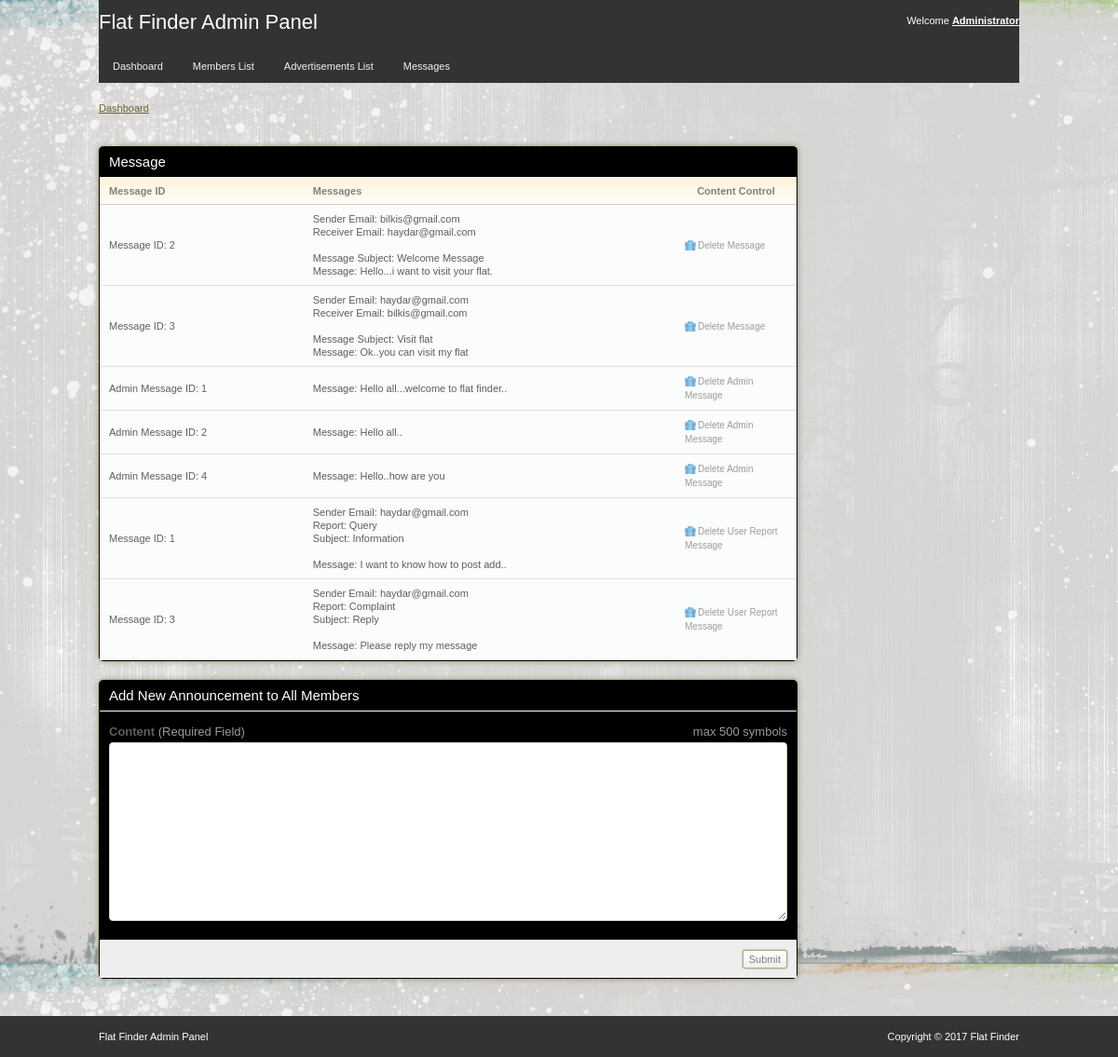
/AdminPanel/AdminMessage.php, run on the app's committed database.
### tables this page shows
CREATE TABLE `message` (
  `M_ID` int(10) NOT NULL,
  `RecEmail` varchar(30) NOT NULL,
  `Subject` varchar(200) NOT NULL,
  `Message` varchar(700) NOT NULL,
  `SenEmail` varchar(30) NOT NULL
);

CREATE TABLE `adminmsg` (
  `A_ID` int(10) NOT NULL,
  `Message` varchar(600) NOT NULL
);

CREATE TABLE `report` (
  `RA_ID` int(10) NOT NULL,
  `SenEmail` varchar(40) NOT NULL,
  `Report` varchar(20) NOT NULL,
  `Subject` varchar(100) NOT NULL,
  `Message` varchar(600) NOT NULL
);

### AdminPanel/AdminMessage.php (the view, shortened to what this page needs)
<?php
include_once("config.php");
$result1 = "SELECT *
    FROM message
    ORDER BY M_ID ASC";
$result1 = mysqli_query($conn, $result1);
$result2 = "SELECT *
    FROM adminmsg
    ORDER BY A_ID ASC";
$result2 = mysqli_query($conn, $result2);
$result3 = "SELECT *
    FROM report
    ORDER BY RA_ID ASC";
$result3 = mysqli_query($conn, $result3);
?>
<!DOCTYPE html>
<html>
<head>
	<link rel="stylesheet" href="css/style.css" type="text/css" media="all" />
</head>
<body>
<div id="header">
	<div class="shell">
		<div id="top">
			<h1><a href="#">Flat Finder Admin Panel</a></h1>
			<div id="top-navigation">
				Welcome <a href="admin.php"><strong>Administrator</strong></a>
			</div>
		</div>
		<div id="navigation">
			<ul>
			    <li><a href="admin.php"><span>Dashboard</span></a></li>
			    <li><a href="member.php"><span>Members List</span></a></li>
			    <li><a href="AdminAdvertise.php"><span>Advertisements List</span></a></li>
			    <li><a href="AdminMessage.php"><span>Messages</span></a></li>
			</ul>
		</div>
	</div>
</div>
<div id="container">
	<div class="shell">
		<div class="small-nav">
			<a href="admin.php">Dashboard</a>
		</div>
		<br />
		<div id="main">
			<div id="content">
				<div class="box">
					<div class="box-head">
						<h2 class="left">Message</h2>
					</div>
					<div class="table">
						<table width="100%" border="0" cellspacing="0" cellpadding="0">
							<tr>
								<th>Message ID</th>
								<th>Messages</th>
								<th width="110" class="ac">Content Control</th>
							</tr>
<?php
  while($res1 = mysqli_fetch_array($result1)) {
	echo "<tr>";
	echo "<td> Message ID:  ".$res1['M_ID']. "</td>";
	echo "<td>Sender Email: ".$res1['SenEmail']."</br>";
	echo "Receiver Email: ".$res1['RecEmail']."</br></br>";
	echo "Message Subject: ".$res1['Subject']."</br>";
    echo "Message: ".$res1['Message']."</td>";
    echo "<td><a href=\"deletemsg.php?id=$res1[M_ID]\"
					onClick=\"return confirm('Are you sure you want to delete this Message?')\" class='ico del'>Delete Message</a></td>";
	echo "</tr>";
    }
  while($res2 = mysqli_fetch_array($result2)) {
	echo "<tr>";
	echo "<td>Admin Message ID:  ".$res2['A_ID']. "</td>";
    echo "<td>Message: ".$res2['Message']."</td>";
    echo "<td><a href=\"deletemsgadmin.php?id=$res2[A_ID]\"
					onClick=\"return confirm('Are you sure you want to delete this Admin Message?')\" class='ico del'>Delete Admin Message</a></td>";
	echo "</tr>";
    }
  while($res3 = mysqli_fetch_array($result3)) {
	echo "<tr>";
	echo "<td> Message ID:  ".$res3['RA_ID']. "</td>";
	echo "<td>Sender Email: ".$res3['SenEmail']."</br>";
	echo "Report: ".$res3['Report']."</br>";
	echo "Subject: ".$res3['Subject']."</br><br>";
    echo "Message: ".$res3['Message']."</td>";
    echo "<td><a href=\"reportmsg.php?id=$res3[RA_ID]\"
					onClick=\"return confirm('Are you sure you want to delete this Message?')\" class='ico del'>Delete User Report Message</a></td>";
	echo "</tr>";
    }
?>
						</table>
					</div>
				</div>
				<div class="box">
					<div class="box-head">
						<h2>Add New Announcement to All Members</h2>
					</div>
					<form action="AdminMessage.php" method="post">
						<div class="form">
								<p>
									<span class="req">max 500 symbols</span>
									<label>Content <span>(Required Field)</span></label>
									<textarea class="field size1" rows="10" cols="30" name="msg"></textarea>
								</p>
						</div>
						<div class="buttons">
							<input type="submit" class="button" value="Submit"  name="Submit" />
						</div>
					</form>
				</div>
			</div>
		</div>
	</div>
</div>
<div id="footer">
	<div class="shell">
		<span class="left">Flat Finder Admin Panel</span>
		<span class="right">
			Copyright &copy; 2017 Flat Finder
		</span>
	</div>
</div>
</body>
</html>

### AdminPanel/css/style.css (style rules this page uses)
* { padding:0; margin:0; outline:0; }
body { background:#f9ebae; font-family: Verdana, sans-serif; font-size:11px; line-height:14px; color:#5e5e5e; background-image: url(images/back.jpg); }
input, textarea, select { font-family: Verdana, sans-serif; font-size:13px; }
textarea { overflow:hidden; }
.field { border:solid 1px #d3cfc7; background:#fff; padding:5px; }
.button { background:#eee url(images/button.gif) repeat-x 0 0; border:solid 1px #b1a874; color:#7f7f7f; font-size:11px; padding:2px 6px 2px 6px; cursor:pointer; line-height:14px !important; }
a { color:#ba4c32; text-decoration: underline; cursor:pointer; }
.left, .alignleft { float:left; display:inline; }
.right, .alignright { float:right; display:inline; }
.ac { text-align: center !important; }
h1 { font-size:22px; line-height:24px; color:#fff; font-weight: normal; }
h1 a { color:#fff; text-decoration: none; }
h2 { font-size:15px; font-weight: normal; }
.shell { width:988px; margin:0 auto; }
#header { height:89px; white-space:nowrap; }
#header h1 { float:left; display:inline; padding-top:12px; }
#top-navigation { float:right; white-space:nowrap; color:#fff; padding-top:15px; }
#top-navigation a { color:#fff; }
#top { height:53px; background:#333; }
#navigation { height:36px; background-color: #333; }
#navigation ul { list-style-type: none; display: block; }
#navigation ul li { float:left; display:inline; margin-right:2px; }
#navigation ul li a, #navigation ul li a span { float:left; height:36px; no-repeat 0 0; padding:0 0 0 15px; }
#navigation ul li a span { background-position:right 0; padding:0 15px 0 0; }
#navigation ul li a { line-height:36px; color:#907525; text-decoration: none; color:#f2f2f2 }
#container { padding:20px 0; }
.small-nav { color:#978b48; padding-bottom:20px; }
.small-nav a { color:#6f6636; }
#content { float:left; width:750px; }
.table th { background:#fffdfa url(images/th.gif) repeat-x 0 0; color:#818181; text-align: left; padding:7px 10px; border-bottom:solid 1px #d2d1cb; }
.table td { background:#fbfcfc; border-bottom:solid 1px #e0e0e0; padding:8px 10px; }
.box { background:black; height:100%; padding:1px; margin-bottom:20px; }
.box-head { background:black; height:32px; color:#fff; padding: 0 10px; line-height:32px; white-space:nowrap; border-bottom:solid 1px #fff; }
a.ico { color:#9d9c9a; font-size:10px; text-decoration: none; padding:0 0 0 14px; background-repeat:no-repeat; background-position:0 0; }
a.del { background-image:url(images/del.gif) }
.form { padding:15px 10px 5px 10px; }
.form label { display:block; font-weight: bold; font-size:13px; padding-bottom:4px; }
.form label span { color:#999; font-weight: normal; }
.form .field { display:block; }
.form .req { font-size:13px; float:right; white-space:nowrap; color:#999; }
.form p { padding-bottom:15px; }
.size1 { width:716px; }
textarea.size1 { height:180px; }
.buttons { text-align: right; padding:10px; background:#eee; border-top:solid 1px #e0e0e0; }
.buttons .button { margin-left:3px; }
#footer { height:44px; background:#333; line-height:44px; color:#fff; bottom: 0; }
.box { -moz-border-radius:5px; -webkit-border-radius:5px; -moz-box-shadow: 0 0 6px #978f6c; -webkit-box-shadow: 0 0 6px #978f6c; }
.box-head { -moz-border-radius-topleft:5px; -moz-border-radius-topright:5px; -webkit-border-top-left-radius:5px; -webkit-border-top-right-radius:5px; }
.field, .button { -moz-border-radius:4px; -webkit-border-radius:4px; }
.small-field, .button, .pagging a { -moz-border-radius:3px; -webkit-border-radius:3px; }
.button { -moz-box-shadow: 0 0 2px #978f6c; -webkit-box-shadow: 0 0 2px #978f6c; }

### data on the page
message: M_ID "2", SenEmail "bilkis@gmail.com", RecEmail "haydar@gmail.com", Subject "Welcome Message", Message "Hello...i want to visit your flat."
message: M_ID "3", SenEmail "haydar@gmail.com", RecEmail "bilkis@gmail.com", Subject "Visit flat", Message "Ok..you can visit my flat"
adminmsg: A_ID "1", Message "Hello all...welcome to flat finder.."
adminmsg: A_ID "2", Message "Hello all.."
adminmsg: A_ID "4", Message "Hello..how are you"
report: RA_ID "1", SenEmail "haydar@gmail.com", Report "Query", Subject "Information", Message "I want to know how to post add.."
report: RA_ID "3", SenEmail "haydar@gmail.com", Report "Complaint", Subject "Reply", Message "Please reply my message"
